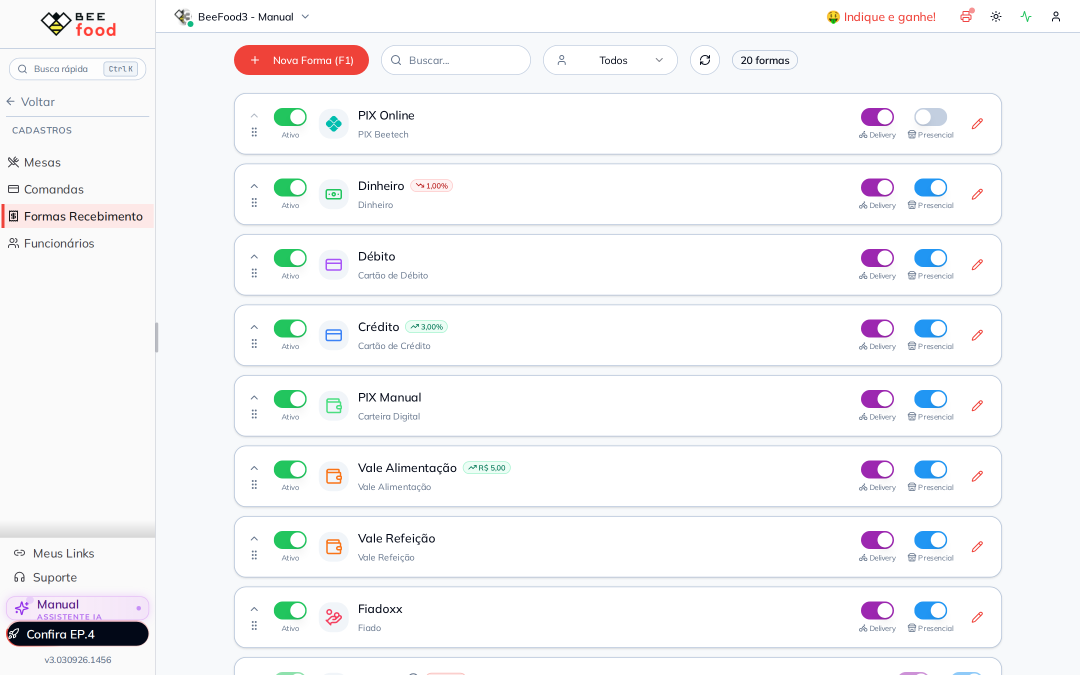
#> input picture manuais/formas-recebimento/imagens-puras/01-menu-cadastros.png, 2160 x 1350 px (shown at 1/2 size); its folder holds only this picture in this run
$ python annotate.py
#> lines starting #> are read from the running program, lines starting #| are printed output that depends on the picture
"""Anota os screenshots do manual BeeFood - Cadastrar forma de recebimento (#82).

Le de imagens-puras/ e escreve em imagens-tratadas/.
As coordenadas dos marcadores sao dadas em fracoes 0..1 da imagem PURA (tela cheia,
1440x900 com device_scale_factor 1.5); o recorte e aplicado depois e o script converte
sozinho. Assim medir uma vez na captura cheia serve para qualquer recorte.
"""
import math
import os

from PIL import Image, ImageDraw, ImageFilter, ImageFont

SRC = "imagens-puras"
OUT = "imagens-tratadas"
os.makedirs(OUT, exist_ok=True)

GREEN = (22, 150, 78)
WHITE = (255, 255, 255)
A_LINE = 220
A_BADGE = 235
FONT_CANDIDATES = [
    r"C:\Windows\Fonts\arialbd.ttf",
    "/usr/share/fonts/truetype/croscore/Arimo-Bold.ttf",
    "/usr/share/fonts/truetype/dejavu/DejaVuSans-Bold.ttf",
]

# Recortes reaproveitados
LISTA = (0.145, 0.045, 1.0, 0.55)      # barra de acoes + primeiras linhas
MODAL = (0.185, 0.19, 0.815, 0.80)     # modal da forma de recebimento (3 abas)


def font(sz):
    for caminho in FONT_CANDIDATES:
        if os.path.exists(caminho):
            return ImageFont.truetype(caminho, sz)
    raise RuntimeError("nenhuma fonte bold encontrada")


def draw_arrow(d, x0, y0, x1, y1, w):
    col = GREEN + (A_LINE,)
    d.line([(x0, y0), (x1, y1)], fill=col, width=w)
    ang = math.atan2(y1 - y0, x1 - x0)
    L = w * 3.6
    for s in (0.45, -0.45):
        d.line([(x1, y1),
                (x1 - L * math.cos(ang - s), y1 - L * math.sin(ang - s))],
               fill=col, width=w)


def badge(d, cx, cy, r, num, fnt):
    d.ellipse([cx - r - 2, cy - r - 2, cx + r + 2, cy + r + 2], fill=WHITE + (235,))
    d.ellipse([cx - r, cy - r, cx + r, cy + r], fill=GREEN + (A_BADGE,))
    t = str(num)
    bb = d.textbbox((0, 0), t, font=fnt)
    d.text((cx - (bb[2] - bb[0]) / 2 - bb[0], cy - (bb[3] - bb[1]) / 2 - bb[1]),
           t, fill=WHITE, font=fnt)


def preparar(name, recorte=None, escala=1.0, borrao=None):
    """borrao: regioes (x, y, largura, altura) em fracoes da imagem cheia, borradas
    antes do recorte. Usado para cobrir dado pessoal de cliente."""
#> called with name = '01-menu-cadastros.png', recorte = (0, 0.11, 0.34, 0.42), escala = 2.2
    img = Image.open(os.path.join(SRC, name)).convert("RGB")
#> img is the input picture: PIL image 2160x1350 RGB; mean R, G, B 245.3, 245.5, 247.1
    for (bx, by, bw, bh) in (borrao or []):
        W, H = img.size
        cx = (int(bx * W), int(by * H), int((bx + bw) * W), int((by + bh) * H))
        img.paste(img.crop(cx).filter(ImageFilter.GaussianBlur(9)), cx)
    if recorte:
        W, H = img.size
#> W = 2160; H = 1350
        x0, y0, x1, y1 = recorte
        img = img.crop((int(x0 * W), int(y0 * H), int(x1 * W), int(y1 * H)))
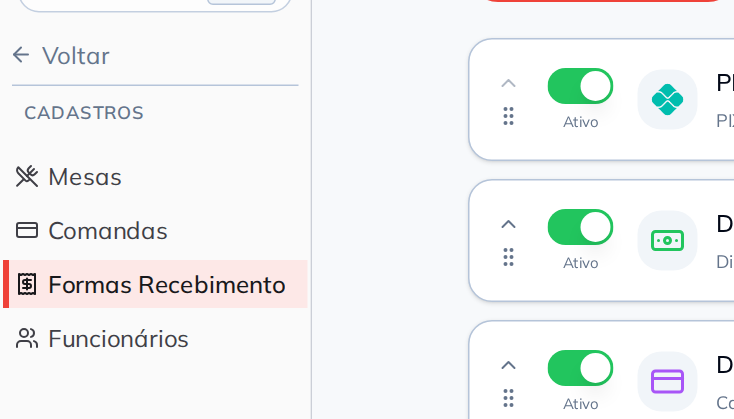
#> img: PIL image 734x419 RGB; mean R, G, B 242.2, 244.5, 244.2
    if escala != 1.0:
        img = img.resize((int(img.width * escala), int(img.height * escala)), Image.LANCZOS)
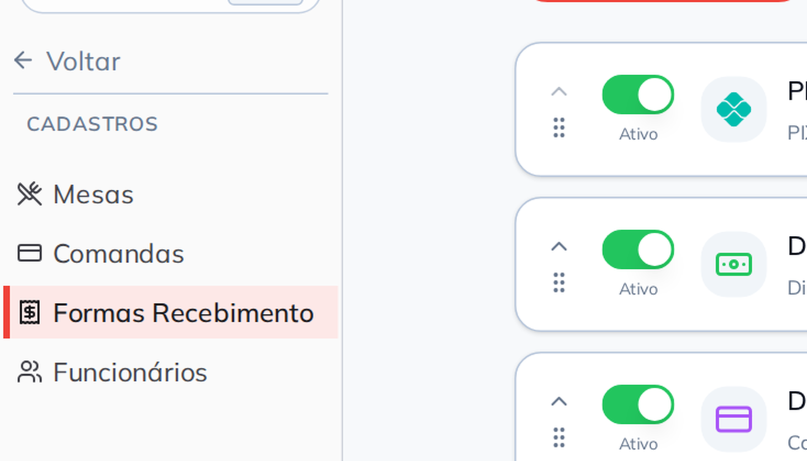
#> img: PIL image 1614x921 RGB (shown at 1/2 size); mean R, G, B 242.1, 244.4, 244.1
    return img


def converter(f, recorte):
    if not recorte:
        return f
    x0, y0, x1, y1 = recorte
    return ((f[0] - x0) / (x1 - x0), (f[1] - y0) / (y1 - y0))


def annotate(name, markers, ring=None, recorte=None, escala=1.0, borrao=None):
    base = preparar(name, recorte, escala, borrao).convert("RGBA")
    W, H = base.size
#> W = 1614; H = 921
    overlay = Image.new("RGBA", (W, H), (0, 0, 0, 0))
#> overlay: PIL image 1614x921 RGBA; every value is 0
    d = ImageDraw.Draw(overlay)
    r = max(14, int(W * 0.0125))
#> r = 20
    fnt = font(int(r * 1.2))
    w = max(2, int(W * 0.0022))
#> w = 3
    for (fx, fy, fw, fh) in (ring or []):
        (cx, cy) = converter((fx, fy), recorte)
        (cx2, cy2) = converter((fx + fw, fy + fh), recorte)
        d.rectangle([cx * W, cy * H, cx2 * W, cy2 * H], outline=GREEN + (A_LINE,), width=w)
    for (num, tx, ty, bx, by) in markers:
        (tx, ty) = converter((tx, ty), recorte)
        (bx, by) = converter((bx, by), recorte)
        TX, TY, BX, BY = tx * W, ty * H, bx * W, by * H
        ang = math.atan2(TY - BY, TX - BX)
        draw_arrow(d, BX + (r + 5) * math.cos(ang), BY + (r + 5) * math.sin(ang), TX, TY, w)
        badge(d, BX, BY, r, num, fnt)
    Image.alpha_composite(base, overlay).convert("RGB").save(os.path.join(OUT, name))
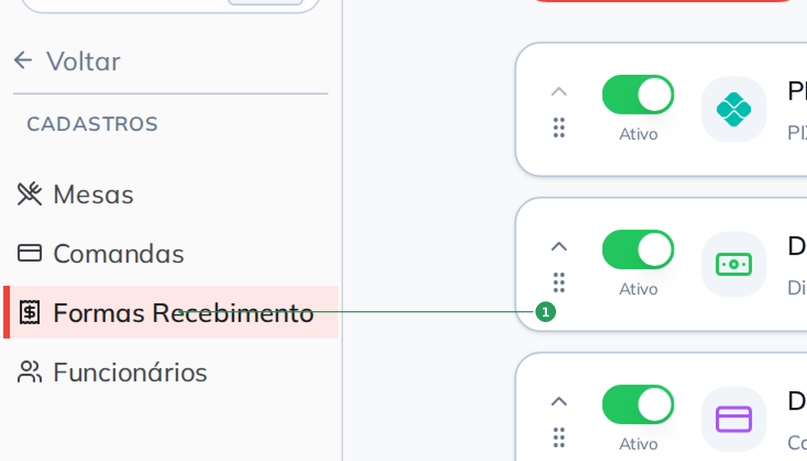
#> saved as 01-menu-cadastros.png: PIL image 1614x921 RGB (shown at 1/2 size); mean R, G, B 241.7, 244.3, 243.8
    print("OK", name, "->", (W, H))
#| OK 01-menu-cadastros.png -> (1614, 921)


def passthrough(name, recorte=None, escala=1.0, borrao=None):
    img = preparar(name, recorte, escala, borrao)
    img.save(os.path.join(OUT, name))
    print("OK (contexto)", name, "->", img.size)


# 1. Onde fica: submenu Cadastros.
annotate(
    "01-menu-cadastros.png",
    [
        (1, 0.075, 0.320, 0.230, 0.320),   # item Formas Recebimento
    ],
    recorte=(0.0, 0.11, 0.34, 0.42),
    escala=2.2,
)

# 2. A listagem: e aqui que se liga o canal.
annotate(
    "02-listagem.png",
    [
        (1, 0.250, 0.105, 0.250, 0.140),   # Nova Forma (F1)
        (2, 0.560, 0.105, 0.560, 0.140),   # filtro por usuario
        (3, 0.280, 0.196, 0.238, 0.238),   # switch Ativo
        (4, 0.795, 0.172, 0.665, 0.155),   # switch Delivery
        (5, 0.855, 0.190, 0.665, 0.210),   # switch Presencial
        (6, 0.378, 0.276, 0.545, 0.276),   # etiqueta de desconto/acrescimo
    ],
    recorte=LISTA,
    escala=1.15,
)
#> (the run stopped early here; a loop or call above may not have finished)
